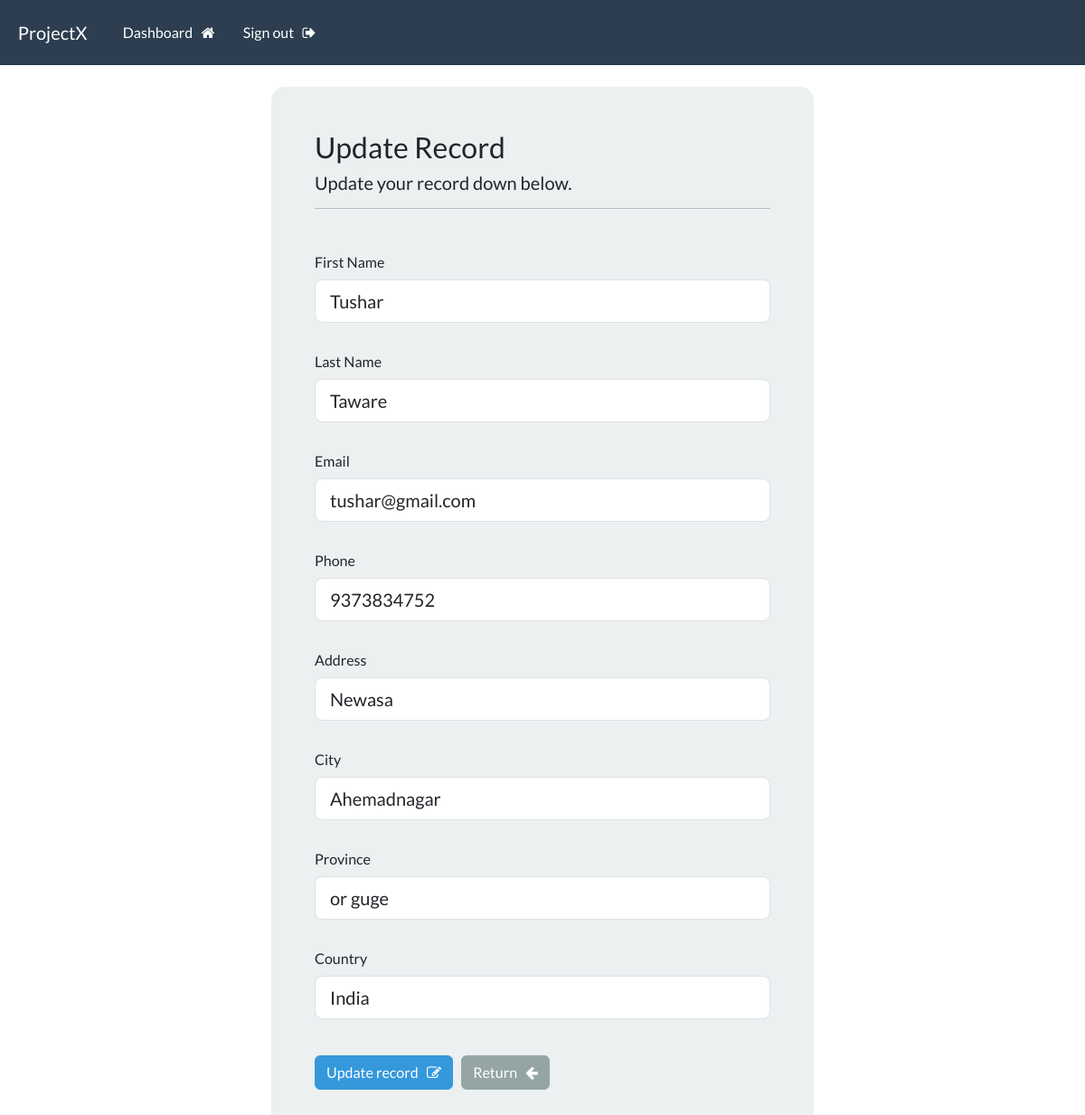
/update-record/5 (signed in), run on the app's committed database.
### webapp/models.py (models this page shows, shortened)
class Record(models.Model):
	creation_date = models.DateTimeField(auto_now_add=True)
	first_name = models.CharField(max_length=100)
	last_name = models.CharField(max_length=100)
	email = models.EmailField(max_length=255, unique=True)
	phone = models.CharField(max_length=20)
	address = models.CharField(max_length=300)
	city = models.CharField(max_length=255)
	province = models.CharField(max_length=200)
	country = models.CharField(max_length=125)

### webapp/views.py (the view)
# urls.py: path('update-record/<int:id>', views.update_record, name='update_record'),
@login_required(login_url='my_login')
def update_record(request, id):
	record = Record.objects.get(id=id)
	form = UpdateRecordForm(instance=record)
	if request.method == 'POST':
		form = UpdateRecordForm(request.POST, instance=record)
		if form.is_valid():
			form.save()
			messages.success(request, "Your record was updated successfully!")
			return redirect("dashboard")
	return render(request, 'webapp/update-record.html', {'form': form})

### webapp/forms.py
class UpdateRecordForm(forms.ModelForm):
	class Meta:
		model = Record
		fields = ['first_name', 'last_name', 'email', 'phone', 'address', 'city', 'province', 'country']
		widgets = {
				'first_name': forms.TextInput(attrs={
					'class': INPUT_CLASSES
					}),
				'last_name': forms.TextInput(attrs={
					'class': INPUT_CLASSES
					}),
				'email': forms.TextInput(attrs={
					'class': INPUT_CLASSES
					}),
				'phone': forms.TextInput(attrs={
					'class': INPUT_CLASSES
					}),
				'address': forms.TextInput(attrs={
					'class': INPUT_CLASSES
					}),
				'city': forms.TextInput(attrs={
					'class': INPUT_CLASSES
					}),
				'province': forms.TextInput(attrs={
					'class': INPUT_CLASSES
					}),
				'country': forms.TextInput(attrs={
					'class': INPUT_CLASSES
					})
			}

### webapp/templates/webapp/update-record.html (shortened to what this page needs)
{% extends 'webapp/base.html' %}
{% block content %}
<body>
	<div class="container bg-light shadow-md p-5 form-layout form-layoutt">
		<h3> Update Record </h3>
		<h5>Update your record down below.</h5>
		<hr>
		<br>
		<form method="post" autocomplete="off">
			<div class="mb-3">
				<label class="col-form-label">First Name</label><br>
				{{ form.first_name }}
			</div>
			<div class="mb-3">
				<label class="col-form-label mt-2">Last Name</label><br>
				{{ form.last_name }}
			</div>
			<div class="mb-3">
				<label class="col-form-label mt-2">Email</label><br>
				{{ form.email }}
			</div>
			<div class="mb-3">
				<label class="col-form-label mt-2">Phone</label><br>
				{{ form.phone }}
			</div>
			<div class="mb-3">
				<label class="col-form-label mt-2">Address</label><br>
				{{ form.address }}
			</div>
			<div class="mb-3">
				<label class="col-form-label mt-2">City</label><br>
				{{ form.city }}
			</div>
			<div class="mb-3">
				<label class="col-form-label mt-2">Province</label><br>
				{{ form.province }}
			</div>
			<div class="mb-3">
				<label class="col-form-label mt-2">Country</label><br>
				{{ form.country }}
			</div>
			<br>
			<button type="submit" class="btn btn-info"> Update record &nbsp; <i class="fa fa-pencil-square-o" aria-hidden="true"></i> </button>
			<a href="{% url 'dashboard' %}" class="btn btn-secondary"> Return &nbsp; <i class="fa fa-arrow-left" aria-hidden="true"></i></a>
		</form>
	</div>
		<br>
</body>
{% endblock %}

### static/css/styles.css (style rules this page uses)
.form-layoutt { border-radius: 15px; max-width: 600px; }

### data on the page
Record: first_name "Tushar", last_name "Taware", email "tushar@gmail.com", phone "9373834752", address "Newasa", city "Ahemadnagar", province "or guge", country "India"
